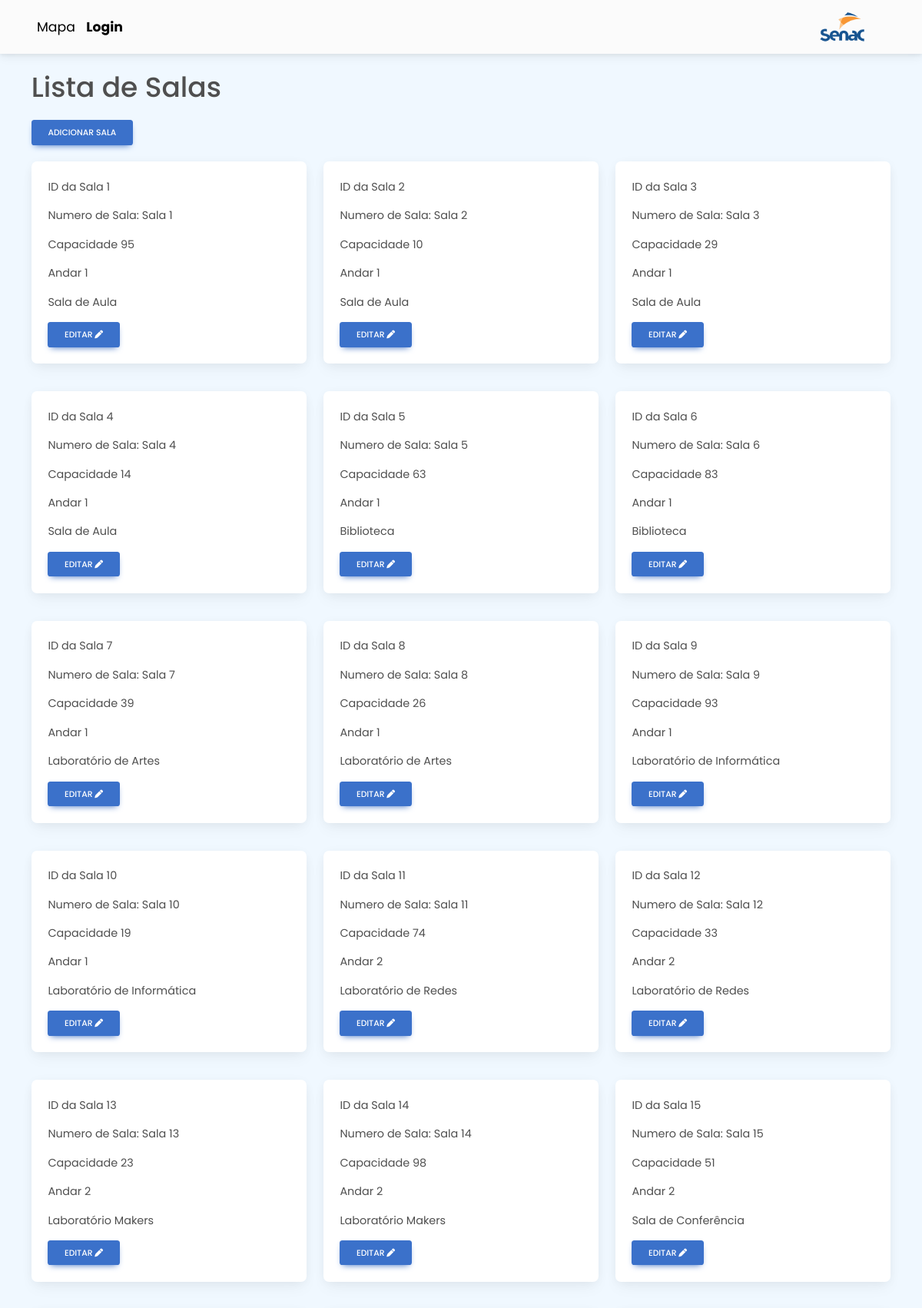
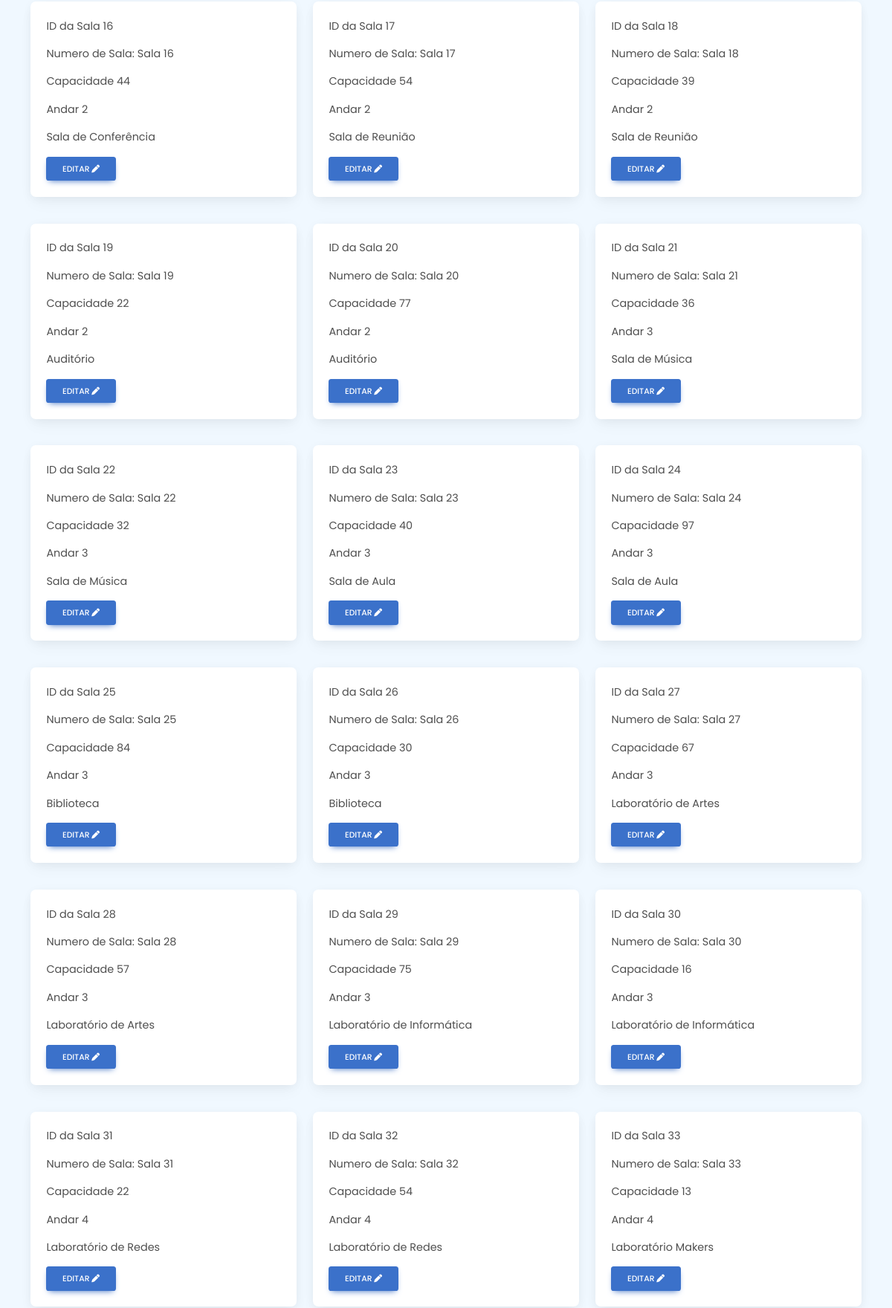
Page /sala.php (upper part) on the committed database (2 pictures, top to bottom).
### tables this page shows
CREATE TABLE IF NOT EXISTS sala (
	id INT AUTO_INCREMENT PRIMARY KEY,
    numero VARCHAR(10) NOT NULL,
    capacidade INT NOT NULL,
    andar INT NOT NULL,
    tipo_ID INT,
    FOREIGN KEY (tipo_ID) REFERENCES tipo(id)
);

CREATE TABLE IF NOT EXISTS tipo (
	id INT AUTO_INCREMENT PRIMARY KEY,
    tipo_sala VARCHAR(150) NOT NULL
);

### Backend/config/Database.php (called while the page is built)
<?php
    class Database {
        private static $instance = null;
        public static function getInstance() {
            if(self::$instance === null) {
                $host = 'localhost';
                $dbname = 'sistema_reserva';
                $username = 'root';
                $password = '';
                self::$instance = new PDO("mysql:host=$host;dbname=$dbname", $username, $password);
                self::$instance->setAttribute(PDO::ATTR_ERRMODE, PDO::ERRMODE_EXCEPTION);
            }
            return self::$instance;
        }
    }
?>

### Backend/dao/salaDAO.php (called while the page is built, shortened)
<?php
    require_once "Backend/config/Database.php";
    require_once "Backend/entity/sala.php";
    class SalaDAO implements BaseDAO {
        private $db;
        public function __construct() {
            $this->db = Database::getInstance();
        }
        public function getAll() {
            try {
                $sql = "SELECT * FROM sala";
                $stmt = $this->db->prepare($sql);
                $stmt->execute();
                $salas = $stmt->fetchAll(PDO::FETCH_ASSOC);
                return array_map(function ($sala) {
                    return new Sala($sala['id'],
                                    $sala['numero'],
                                    $sala['capacidade'],
                                    $sala['andar'],
                                    $sala['tipo_ID']);
                }, $salas);
            } catch (PDOException $e) {
                return false;
            }
        }
    }
?>

### Backend/entity/sala.php (called while the page is built, shortened)
<?php
    class Sala {
        private $id;
        private $numero;
        private $capacidade;
        private $andar;
        private $tipo_id;
        public function __construct($id, $numero, $capacidade, $andar, $tipo_id) {
            $this->id = $id;
            $this->numero = $numero;
            $this->capacidade = $capacidade;
            $this->andar = $andar;
            $this->tipo_id = $tipo_id;
        }
        public function getId() {
            return $this->id;
        }
        public function getNumero() {
            return $this->numero;
        }
        public function getCapacidade() {
            return $this->capacidade;
        }
        public function getAndar() {
            return $this->andar;
        }
        public function getTipo_id() {
            return $this->tipo_id;
        }
    }
?>

### Backend/dao/tipoDAO.php (called while the page is built, shortened)
<?php
    require_once "Backend/config/Database.php";
    require_once "Backend/entity/tipo.php";
    class TipoDAO implements BaseDAO {
        private $db;
        public function __construct() {
            $this->db = Database::getInstance();
        }
        public function getById($id) {
            try {
                $sql = "SELECT * FROM tipo WHERE Id = :id";
                $stmt = $this->db->prepare($sql);
                $stmt->bindParam(':id', $id, PDO::PARAM_INT);
                $stmt->execute();
                $tipo = $stmt->fetch(PDO::FETCH_ASSOC);
                return $tipo ?
                    new Tipo($tipo['id'],
                              $tipo['tipo_sala'])
                    : null;
            } catch (PDOException $e) {
                return false;
            }
        }
    }

### Backend/entity/tipo.php (called while the page is built, shortened)
<?php
class Tipo {
    private $tipo;
    public function __construct($id, $tipo)
    {
        $this->tipo = $tipo;
    }
    public function getTipo()
    {
        return $this->tipo;
    }
}
?>

### sala.php (the view, shortened to what this page needs)
<?php
require_once "Backend/config/Database.php";
require_once "Backend/dao/salaDAO.php";
$salaDAO = new salaDAO();
$salas = $salaDAO->getAll();
?>
<?php
    require_once "Frontend/template/header.php";
?>
    <div class="container">
        <h1 class="my-4">Lista de Salas</h1>
        <a href="add_sala.php" class="btn btn-primary mb-4">Adicionar Sala</a>
        <div class="row row-cols-1 row-cols-md-3 g-4">
            <?php foreach ($salas as $sala) : ?>
                <?php
                    require_once "Backend/dao/tipoDAO.php";
                    $tipoDAO = new TipoDAO();
                    $tipo_sala = $tipoDAO->getById($sala->getTipo_id());
                ?>
                <div class="col">
                    <div class="card">
                        <div class="card-body">
                            <p class="card-text">ID da Sala <?php echo htmlspecialchars($sala->getId(), ENT_QUOTES, 'UTF-8'); ?></p>
                            <p class="card-text">Numero de Sala: <?php echo htmlspecialchars($sala->getNumero(), ENT_QUOTES, 'UTF-8'); ?></p>
                            <p class="card-text">Capacidade <?php echo htmlspecialchars($sala->getCapacidade(), ENT_QUOTES, 'UTF-8'); ?></p>
                            <p class="card-text">Andar <?php echo htmlspecialchars($sala->getAndar(), ENT_QUOTES, 'UTF-8'); ?></p>
                            <p class="card-text"><?php echo htmlspecialchars($tipo_sala->getTipo(), ENT_QUOTES, 'UTF-8'); ?></p>
                            <a href="add_sala.php?id=<?php echo $sala->getId(); ?>" class="btn btn-primary">Editar <i class="fa-solid fa-pen"></i></a>
                        </div>
                    </div>
                </div>
            <?php endforeach; ?>
        </div>
    </div>
<?php
    require_once "Frontend/template/footer.php";
?>
</html>

### Frontend/template/header.php (style rules this page uses)
body { min-height: 100vh; margin-bottom: 200px; font-family: 'Poppins', sans-serif; background-color: aliceblue; }
:root { font-size: 90%; }
.card { margin-bottom: 1rem; background-color: #fff; }

### rows in the picture
sala: id "1", numero "Sala 1", capacidade "95", andar "1", tipo_ID.tipo_sala "Sala de Aula"
sala: id "2", numero "Sala 2", capacidade "10", andar "1", tipo_ID.tipo_sala "Sala de Aula"
sala: id "3", numero "Sala 3", capacidade "29", andar "1", tipo_ID.tipo_sala "Sala de Aula"
sala: id "4", numero "Sala 4", capacidade "14", andar "1", tipo_ID.tipo_sala "Sala de Aula"
sala: id "5", numero "Sala 5", capacidade "63", andar "1", tipo_ID.tipo_sala "Biblioteca"
sala: id "6", numero "Sala 6", capacidade "83", andar "1", tipo_ID.tipo_sala "Biblioteca"
sala: id "7", numero "Sala 7", capacidade "39", andar "1", tipo_ID.tipo_sala "Laboratório de Artes"
sala: id "8", numero "Sala 8", capacidade "26", andar "1", tipo_ID.tipo_sala "Laboratório de Artes"
sala: id "9", numero "Sala 9", capacidade "93", andar "1", tipo_ID.tipo_sala "Laboratório de Informática"
sala: id "10", numero "Sala 10", capacidade "19", andar "1", tipo_ID.tipo_sala "Laboratório de Informática"
sala: id "11", numero "Sala 11", capacidade "74", andar "2", tipo_ID.tipo_sala "Laboratório de Redes"
sala: id "12", numero "Sala 12", capacidade "33", andar "2", tipo_ID.tipo_sala "Laboratório de Redes"
sala: id "13", numero "Sala 13", capacidade "23", andar "2", tipo_ID.tipo_sala "Laboratório Makers"
sala: id "14", numero "Sala 14", capacidade "98", andar "2", tipo_ID.tipo_sala "Laboratório Makers"
sala: id "15", numero "Sala 15", capacidade "51", andar "2", tipo_ID.tipo_sala "Sala de Conferência"
sala: id "16", numero "Sala 16", capacidade "44", andar "2", tipo_ID.tipo_sala "Sala de Conferência"
sala: id "17", numero "Sala 17", capacidade "54", andar "2", tipo_ID.tipo_sala "Sala de Reunião"
sala: id "18", numero "Sala 18", capacidade "39", andar "2", tipo_ID.tipo_sala "Sala de Reunião"
sala: id "19", numero "Sala 19", capacidade "22", andar "2", tipo_ID.tipo_sala "Auditório"
sala: id "20", numero "Sala 20", capacidade "77", andar "2", tipo_ID.tipo_sala "Auditório"
sala: id "21", numero "Sala 21", capacidade "36", andar "3", tipo_ID.tipo_sala "Sala de Música"
sala: id "22", numero "Sala 22", capacidade "32", andar "3", tipo_ID.tipo_sala "Sala de Música"
sala: id "23", numero "Sala 23", capacidade "40", andar "3", tipo_ID.tipo_sala "Sala de Aula"
sala: id "24", numero "Sala 24", capacidade "97", andar "3", tipo_ID.tipo_sala "Sala de Aula"
sala: id "25", numero "Sala 25", capacidade "84", andar "3", tipo_ID.tipo_sala "Biblioteca"
sala: id "26", numero "Sala 26", capacidade "30", andar "3", tipo_ID.tipo_sala "Biblioteca"
sala: id "27", numero "Sala 27", capacidade "67", andar "3", tipo_ID.tipo_sala "Laboratório de Artes"
sala: id "28", numero "Sala 28", capacidade "57", andar "3", tipo_ID.tipo_sala "Laboratório de Artes"
sala: id "29", numero "Sala 29", capacidade "75", andar "3", tipo_ID.tipo_sala "Laboratório de Informática"
sala: id "30", numero "Sala 30", capacidade "16", andar "3", tipo_ID.tipo_sala "Laboratório de Informática"
sala: id "31", numero "Sala 31", capacidade "22", andar "4", tipo_ID.tipo_sala "Laboratório de Redes"
sala: id "32", numero "Sala 32", capacidade "54", andar "4", tipo_ID.tipo_sala "Laboratório de Redes"
sala: id "33", numero "Sala 33", capacidade "13", andar "4", tipo_ID.tipo_sala "Laboratório Makers"
